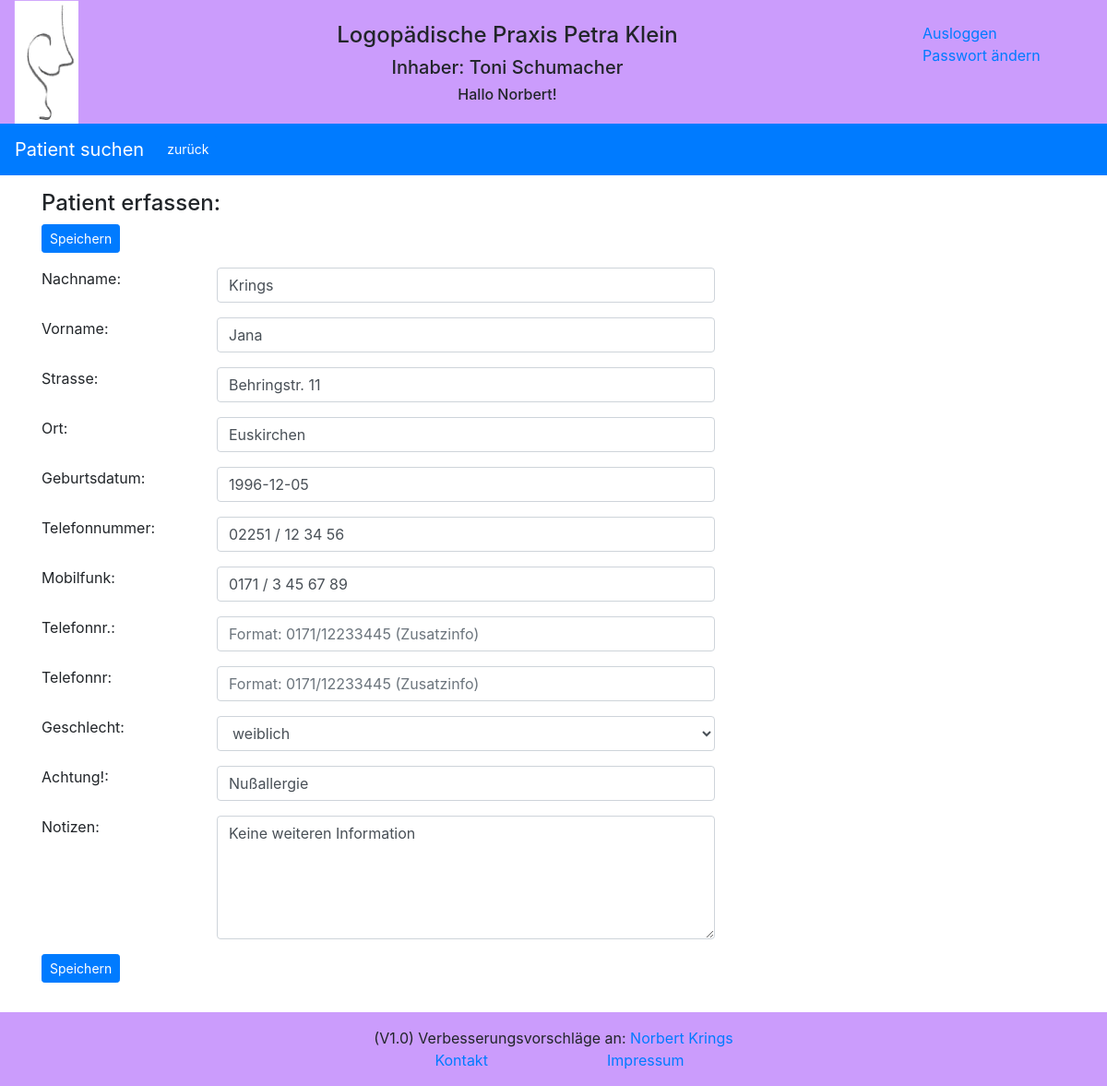
Page /reports/edit/patient/1/ (signed in) on the committed database.
### reports/models.py (models this page shows, shortened)
class Patient(models.Model):
    GENDER = (
        ('1', 'weiblich'),
        ('2', 'männlich'),
    )
    pa_first_name = models.CharField(max_length=50)
    pa_last_name = models.CharField(max_length=50)
    pa_street = models.CharField(max_length=100)
    pa_city = models.CharField(max_length=255)
    pa_phone = models.CharField(max_length=35, blank=True, default='', null=True)
    pa_cell_phone = models.CharField(max_length=35, blank=True, default='', null=True)
    pa_cell_phone_add1 = models.CharField(max_length=35, blank=True, default='', null=True)
    pa_cell_phone_add2 = models.CharField(max_length=35, blank=True, default='', null=True)
    pa_date_of_birth = models.DateField(default='1900-01-01')
    pa_gender = models.CharField(max_length=1, choices=GENDER, default='1')
    pa_attention = models.CharField(max_length=100, blank=True, default='')
    pa_note = models.CharField(max_length=255, blank=True, default='')

### reports/views.py (the view)
# urls.py: path('edit/patient/<id>/', views.edit_patient, name='edit_patient'),
def edit_patient(request, id=None):
    item = get_object_or_404(Patient, id=id)
    form = PatientForm(request.POST or None, instance=item)
    if form.is_valid():
        form.save()
        logger.info('edit_patient: Patient mit der ID:' + str(item.id) + ' geändert')
        return redirect('/reports/patient/' + str(item.id) + '/')
    logger.info('edit_patient: Patient mit der ID: ' + str(id) + ' zwecks Änderung aufgerufen')
    form.id = item.id
    return render(request, 'reports/patient_form.html', {'form': form})

### reports/templates/reports/patient_form.html (shortened to what this page needs)
{% extends "base.html" %}
{% block extrahead %}
    {% load static %}
{% endblock %}
{% block nav %}
<nav class="navbar navbar-expand-sm bg-primary navbar-dark">
  <a class="navbar-brand" href="{% url 'reports:index' %}" >Patient suchen</a>
  <div class="collapse navbar-collapse" id="collapsibleNavbar">
    <ul class="navbar-nav">
        {% if form.id %}
        <li class="nav-item">
          <a class="btn btn-primary btn-sm" href="{% url 'reports:patient' form.id %}" role="button">zurück</a>
        </li>
        {% else %}
        <li class="nav-item">
          <a class="btn btn-primary btn-sm" href="{% url 'reports:index' %}" role="button">zurück</a>
        </li>
        {% endif %}
    </ul>
  </div>
</nav>
{% endblock %}
{% block content %}
<content>
    <form method="POST" enctype="multipart/form-data" action="">
    <div class="container">
        <div class="row">
            <div class="col-sm">
                <h4>Patient erfassen:</h4>
            </div>
        </div>
        <div class="form-group row">
            <div class="col-sm-offset-2 col-sm-6">
                <button type="submit" class="btn btn-primary btn-sm">Speichern</button>
            </div>
        </div>
        <div class="form-group row">
            <label for="{{ form.pa_last_name.id_for_label }}" class="col-sm-2 control-label">Nachname:</label>
            <div class="col-sm-6">
                {{ form.pa_last_name }}
            </div>
        </div>
        <div class="form-group row">
            <label for="{{ form.pa_first_name.id_for_label }}" class="col-sm-2 control-label">Vorname:</label>
            <div class="col-sm-6">
                {{ form.pa_first_name }}
            </div>
        </div>
        <div class="form-group row">
            <label for="{{ form.pa_street.id_for_label }}" class="col-sm-2 control-label">Strasse:</label>
            <div class="col-sm-6">
                {{ form.pa_street }}
            </div>
        </div>
        <div class="form-group row">
            <label for="{{ form.pa_city.id_for_label }}" class="col-sm-2 control-label">Ort:</label>
            <div class="col-sm-6">
                {{ form.pa_city }}
            </div>
        </div>
        <div class="form-group row">
            <label for="{{ form.pa_date_of_birth.id_for_label }}" class="col-sm-2 control-label">Geburtsdatum:</label>
            <div class="col-sm-6">
                {{ form.pa_date_of_birth }}
            </div>
        </div>
        <div class="form-group row">
            <label for="{{ form.pa_phone.id_for_label }}" class="col-sm-2 control-label">Telefonnummer:</label>
            <div class="col-sm-6">
                {{ form.pa_phone }}
            </div>
        </div>
        <div class="form-group row">
            <label for="{{ form.pa_cell_phone.id_for_label }}" class="col-sm-2 control-label">Mobilfunk:</label>
            <div class="col-sm-6">
                {{ form.pa_cell_phone }}
            </div>
        </div>
        <div class="form-group row">
            <label for="{{ form.pa_cell_phone_add1.id_for_label }}" class="col-sm-2 control-label">Telefonnr.:</label>
            <div class="col-sm-6">
                {{ form.pa_cell_phone_add1 }}
            </div>
        </div>
        <div class="form-group row">
            <label for="{{ form.pa_cell_phone_add2.id_for_label }}" class="col-sm-2 control-label">Telefonnr:</label>
            <div class="col-sm-6">
                {{ form.pa_cell_phone_add2 }}
            </div>
        </div>
        <div class="form-group row">
            <label for="{{ form.pa_gender.id_for_label }}" class="col-sm-2 control-label">Geschlecht:</label>
            <div class="col-sm-6">
                {{ form.pa_gender }}
            </div>
        </div>
        <div class="form-group row">
            <label for="{{ form.pa_attention.id_for_label }}" class="col-sm-2 control-label">Achtung!:</label>
            <div class="col-sm-6">
                {{ form.pa_attention }}
            </div>
        </div>
        <div class="form-group row">
            <label for="{{ form.pa_note.id_for_label }}" class="col-sm-2 control-label">Notizen:</label>
            <div class="col-sm-6">
                {{ form.pa_note }}
            </div>
        </div>
       <div class="form-group row">
            <div class="col-sm-offset-2 col-sm-6">
                <button type="submit" class="btn btn-primary btn-sm">Speichern</button>
            </div>
        </div>
    </div>
    </form>
</content>
{% endblock %}

### reports/templates/header.html (shortened to what this page needs)
    {% load static %}
    <div class="container-fluid text-center header">
        <div class="row" >
            <div class="col-sm-1 d-none d-md-block">
                <img src="{% static 'reports/images/logopaedie.png' %}" width=70px margin="0" alt="Logopädie">
            </div>
            <div class="col-sm-9">
                <div class="row">
                    <div class="col-sm">
                    </div>
                </div>
                <div class="row">
                    <div class="col-sm">
                        <h4>Logopädische Praxis Petra Klein</h4>
                    </div>
                </div>
                <div class="row" >
                    <div class="col-sm d-none d-md-block">
                        <h5>Inhaber: Toni Schumacher</h5>
                    </div>
                </div>
                <div class="row">
                    <div class="col-sm d-none d-md-block">
                        <h6>{% if user.is_authenticated %} Hallo {{ user.first_name }}! {% endif %}</h6>
                    </div>
                </div>
            </div>
            <div class="col-sm-2 d-none d-md-block">
                <div class="col-sm">
                </div>
                {% if user.is_authenticated %}
                <div class="row"><a href="{% url 'logout' %}">Ausloggen</a></div>
                <div class="row"><a href="{% url 'password_change' %}">Passwort ändern</a></div>
                {% endif %}
            </div>
        </div>
    </div>

### reports/static/reports/logopaedie.css (style rules this page uses)
.header { background-color: #cb9cfc; }

### rows in the picture
Patient: pa_last_name "Krings", pa_first_name "Jana", pa_street "Behringstr. 11", pa_city "Euskirchen", pa_date_of_birth "1996-12-05", pa_phone "02251 / 12 34 56", pa_cell_phone "0171 / 3 45 67 89", pa_gender "weiblich", pa_attention "Nußallergie", pa_note "Keine weiteren Information"

### other values in the picture
{{ user.first_name }} "Norbert"
